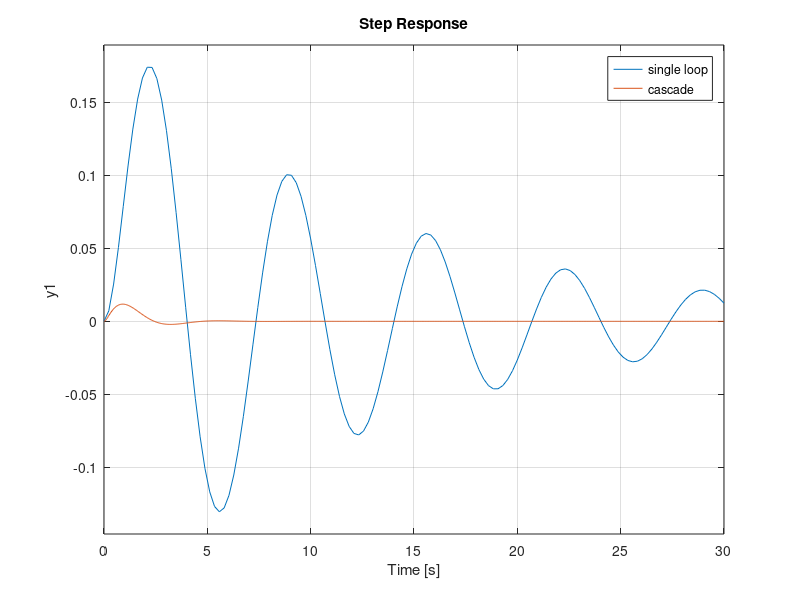

Recreate this plot in MATLAB.
%% Ch.6 — Example 6.1 in code
% Process Dynamics and Control, SeoulTech — slide 12
% https://seoultechpse.github.io/ProCon/ch6/ch6_multiloop.html#/2/9
% Requires: Control System Toolbox

clear; close all; clc

Gp = tf(0.8,[2 1]);  Gv = tf(0.5,[1 1]);  GL = tf(0.75,[1 1]);
Kc2 = 18;
Gv_s = feedback(Kc2*Gv, 1);                % G_v*
GL_s = minreal(GL/(1 + Kc2*Gv));           % G_L*

Kc = 3;  tI = 0.5;  Gc = Kc*tf([tI 1],[tI 0]);
load_single  = minreal(GL*Gp/(1 + Gc*Gv*Gp));
load_cascade = minreal(GL_s*Gp/(1 + Gc*Gv_s*Gp));
step(load_single, load_cascade, 30), legend('single loop','cascade')
